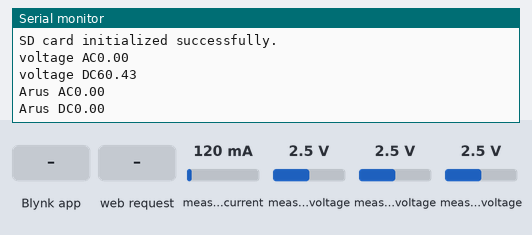
A sketch run on a simulated ESP8266 (NodeMCU). On the bench: the last lines printed to the serial monitor. The inputs (shaded band) are chosen by the test bench; at power-on: measured voltage 2.5 V, measured current 120 mA. WiFi joins after 1.5 s; servers stay silent unless stated; the local clock reads 2024-03-15 10:24:30 at power-on unless the sketch sets it; storage starts empty.

Above: at 3.0 s.
3.1 s: Blynk app writes 1 to V4
At 3.64 s:
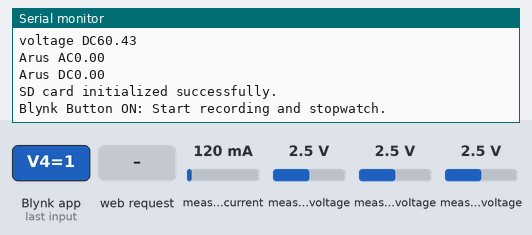
5.2 s: HTTP request GET /download received
At 5.58 s:
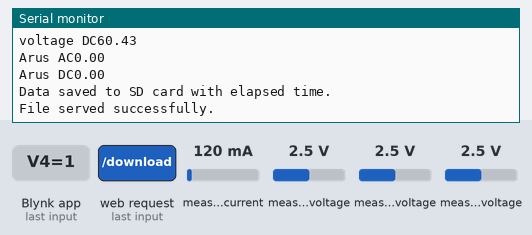
6.8 s: Blynk app writes 0 to V4
At 7.12 s:
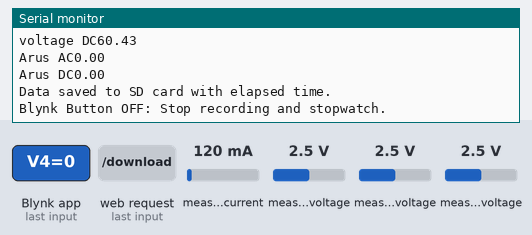
8.3 s: HTTP request GET /delete received
At 8.69 s:
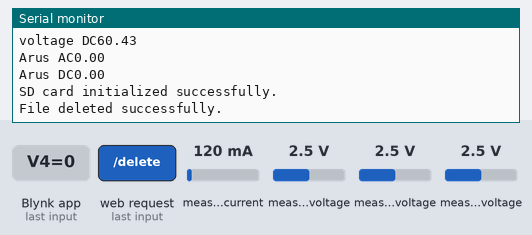
9.9 s: measured voltage (sensor 200) set to 0.1 V
At 10.26 s:
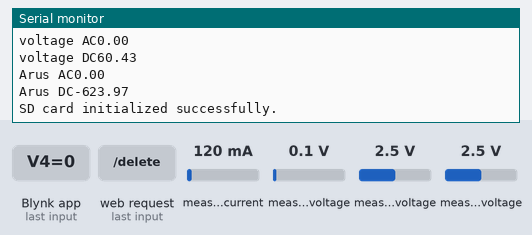

Measured:
- after the input at 3.1 s, the serial monitor: prints a new line after 0.30 s (image 1)
- after the input at 5.2 s, the serial monitor: prints a new line after 0.14 s (image 2)
- after the input at 6.8 s, the serial monitor: prints a new line after 0.08 s (image 3)
- after the input at 8.3 s, the serial monitor: prints a new line after 0.15 s (image 4)
- after the input at 9.9 s, the serial monitor: prints a new line after 0.10 s (image 5)

The sketch:

project-tugas-akhir.ino
```cpp
#include <Adafruit_ADS1X15.h>
#include <SPI.h>
#include <Wire.h>
#include <Adafruit_GFX.h>
#include <Adafruit_SSD1306.h>
#include <EmonLib.h>
#include <SdFat.h>
#include <RTClib.h>
#include <ESP8266WebServer.h>  // Include HTTP server library

// Create an HTTP server on port 80
ESP8266WebServer server(80);

RTC_DS1307 rtc;

// define blynk
#define BLYNK_TEMPLATE_ID "TMPL6vZxZHWhR"
#define BLYNK_TEMPLATE_NAME "TUGAS AKHIR"
#define BLYNK_AUTH_TOKEN "C7OeG8dh2-L9A1vd2VF2yKjJgTPYZV8Y"
/* Comment this out to disable prints and save space */
#define BLYNK_PRINT Serial
/* Fill in information from Blynk Device Info here */
#include <ESP8266WiFi.h>
#include <BlynkSimpleEsp8266.h>
// Your WiFi credentials.
char ssid[] = "@unram.ac.id";
char pass[] = "";

// SD card setup
#define SD_CS 10
SdFat sd;
SdFile dataFile;
bool sdReady = false;
bool virtualButtonState = false;  // To track the state of the Blynk button
// Flag untuk mencatat apakah tombol ON di Blynk sudah ditekan
bool headerWritten = false;  // Flag untuk mengecek apakah header telah ditulis


// Initialize SCT-019 (AC current sensor)
int sct_pin = A0;  // Pin for AC current sensor
double Irms, prevIrms = -1;  // AC current
EnergyMonitor emon1;

// Initialize ADS1115 (DC voltage and current readings)
Adafruit_ADS1115 ads1;
Adafruit_ADS1115 ads2;

//definisi stopwatch

float startTime = 0;  // Waktu mulai stopwatch
float elapsedTime = 0;  // Waktu yang telah berlalu


float voltage = 0;
float vbat = 0;
float R1 = 220000.0, R2 = 10000.0;
float voltageMultiplier = (R1 + R2) / R2;  // Voltage divider factor for DC voltage
int16_t results;
float rShunt = 0.25;  // For 300A 75mV shunt resistor
float arus = 0;
float vShunt = 0;
float multiplier = 0.0078125;

// 3 phase voltage

float VoltageReadOffset = 0.0;
float Voltage = 0.0;
float Volt_ref = 0;
float calibrasi;

int gnd3 = D3;
int gnd4 = D4;

// Timing variables
unsigned long currentMillis = millis();
static unsigned long lastUpdateTime = 0;
static unsigned long lastSaveTime = 0;

// Function to check the SD card status
bool checkSdCard() {
  SdSpiConfig spiConfig(SD_CS, SHARED_SPI, SD_SCK_MHZ(16));

  if (sd.begin(spiConfig)) {
    Serial.println("SD card initialized successfully.");
    return true;  // SD card is ready
  } else {
    Serial.println("Failed to initialize SD card. Retrying...");
    return false;  // SD card is not ready
  }
}

// Virtual button handler
BLYNK_WRITE(V4) {
  virtualButtonState = param.asInt();  // Get the state of the virtual button (ON/OFF)

  if (virtualButtonState == 1) {  // Jika tombol di Blynk di-klik ON
    headerWritten = false;  // Reset flag header saat tombol dihidupkan
    startTime = millis();  // Catat waktu mulai
    Serial.println("Blynk Button ON: Start recording and stopwatch.");
  } else {
    // Hitung waktu yang telah berlalu
    unsigned long elapsedTime = millis() - startTime;

    // Konversi waktu ke detik
    float elapsedSeconds = elapsedTime / 1000.0;

    // Tambahkan satuan ke dalam string
    String timeWithUnit = String(elapsedSeconds, 2) + " detik";

    Serial.println("Blynk Button OFF: Stop recording and stopwatch.");

    // Kirim waktu dengan format numerik ke V7
//    Blynk.virtualWrite(V7, elapsedSeconds);

    // Jika ingin mengirimkan string waktu dengan satuan, gunakan virtual pin berbeda
    Blynk.virtualWrite(V7, timeWithUnit);
  }
}


// Function to serve the file download page with a delete button
void handleFilePage() {
  String page = "<html><body>";
  page += "<h1>File Download and Delete</h1>";
  page += "<p>Click the button below to download the file:</p>";
  page += "<a href=\"/download\" target=\"_blank\"><button>Download File</button></a>";
  page += "<br><br>";
  page += "<p>Click the button below to delete the file:</p>";
  page += "<a href=\"/delete\"><button>Delete File</button></a>";
  page += "</body></html>";

  server.send(200, "text/html", page);
}

// Function to handle file download
void handleFileDownload() {
  if (dataFile.open("dataWahyu.csv", O_READ)) {
    server.sendHeader("Content-Type", "text/csv");
    server.sendHeader("Content-Disposition", "attachment; filename=dataWahyu.csv");

    // Stream file content to the client
    String fileContent = "";
    while (dataFile.available()) {
      char ch = dataFile.read();
      fileContent += ch;
    }
    dataFile.close();

    server.send(200, "text/csv", fileContent);
    Serial.println("File served successfully.");
  } else {
    server.send(500, "text/plain", "Failed to open file for download.");
    Serial.println("Error opening dataWahyu.csv for download.");
  }
}

// Function to handle file deletion
void handleFileDelete() {
  if (sd.remove("dataWahyu.csv")) {
    server.send(200, "text/plain", "File deleted successfully.");
    Serial.println("File deleted successfully.");
  } else {
    server.send(500, "text/plain", "Failed to delete the file.");
    Serial.println("Failed to delete the file.");
  }
}

void setup() {
  Serial.begin(115200);

  Blynk.begin(BLYNK_AUTH_TOKEN, ssid, pass);

  // Initialize HTTP server
  server.on("/", HTTP_GET, handleFilePage);      // Home page with buttons
  server.on("/download", HTTP_GET, handleFileDownload); // File download
  server.on("/delete", HTTP_GET, handleFileDelete);   // File delete
  server.begin();                                // Start the server
  Serial.println("HTTP server started.");

    // Initialize RTC
  if (!rtc.begin()) {
    Serial.println("Couldn't find RTC");
    while (1);
  }

  if (!rtc.isrunning()) {
    Serial.println("RTC is NOT running, let's set the time!");
    // This line sets the RTC to the date & time this sketch was compiled
    rtc.adjust(DateTime(F(__DATE__), F(__TIME__)));
  }

  // Initialize ADS1115
  ads1.begin(0x48);            // Initialize ADS11115
  ads2.begin(0x49);            // Initialize ADS11115
  ads2.setGain(GAIN_SIXTEEN);

  pinMode(gnd3, INPUT);
  pinMode(gnd4, INPUT);

  // Initialize AC current sensor (SCT-019)
  emon1.current(sct_pin, 108.225);  // Calibration for AC current sensor
    // Initial SD card check in setup
  if (checkSdCard()) {
    Serial.println("SD card is ready.");
    sdReady = true;
  } else {
    Serial.println("SD card not detected or failed to initialize.");
    sdReady = false;
  }

  // Update initial SD card status to Blynk
  updateSdCardStatus();

  delay(10);
}

void loop() {
  currentMillis = millis();

  Blynk.run();
  server.handleClient();  // Handle HTTP server tasks

  // Update readings every 100ms
  if (currentMillis - lastUpdateTime >= 100) {
    // Get sensor readings
    float acVoltage = teganganAc();
    float dcVoltage = teganganDc();
    double acCurrent = arusAc();
    float dcCurrent = arusDc();

    Serial.print("voltage AC");
    Serial.println(acVoltage);
    Serial.print("voltage DC");
    Serial.println(dcVoltage);
    Serial.print("Arus AC");
    Serial.println(acCurrent);
    Serial.print("Arus DC");
    Serial.println(dcCurrent);

    // send to blynk
    Blynk.virtualWrite(V5, acVoltage);
    Blynk.virtualWrite(V1, dcVoltage);
    Blynk.virtualWrite(V2, acCurrent);
    Blynk.virtualWrite(V3, dcCurrent);

    // Kirim IP lokal ke Virtual Pin V1
    String localIP = WiFi.localIP().toString();
    Blynk.virtualWrite(V6, localIP);

    // If SD card becomes ready, start recording data
    if (sdReady  && virtualButtonState) {
      if (!headerWritten) {
        writeHeader();
        headerWritten = true;
      }
        saveData(acVoltage, dcVoltage, acCurrent, dcCurrent);  // Call the function to log data to the SD card

     } else {
       sdReady = checkSdCard();  // Check if SD card is ready
       headerWritten = false;
     }

    // Update initial SD card status to Blynk
    updateSdCardStatus();
//    readDataFromSD();

    lastUpdateTime = currentMillis;
  }
}

// Function to update SD card status on Blynk
void updateSdCardStatus() {
  if (sdReady) {
    Blynk.virtualWrite(V0, 1);  // SD card is available
  } else {
    Blynk.virtualWrite(V0, 0);  // SD card is not available
  }
}

void writeHeader() {
  if (dataFile.open("dataWahyu.csv", O_CREAT | O_WRITE | O_APPEND)) {
      dataFile.println("---------------------");
      dataFile.println("Timestamp, AC Voltage (V), DC Voltage (V), AC Current (A), DC Current (A), Waktu Tempuh");
      dataFile.println("---------------------");
      dataFile.close();
      Serial.println("Header written.");
  } else {
      Serial.println("Error opening dataWahyu.csv");
  }
}

void saveData(float acVoltage, float dcVoltage, double acCurrent, float dcCurrent) {
  if (dataFile.open("dataWahyu.csv", O_CREAT | O_WRITE | O_APPEND)) {
    DateTime now = rtc.now();
    String timestamp = String(now.year()) + "-" +
                       String(now.month()) + "-" +
                       String(now.day()) + " " +
                       String(now.hour()) + ":" +
                       String(now.minute()) + ":" +
                       String(now.second());

    // Hitung waktu berjalan dalam detik
    unsigned long currentElapsedTime = (millis() - startTime) / 1000;

    // Format data dengan waktu berjalan
    String simpan = timestamp + " , " + String(acVoltage) + " , " + String(dcVoltage) + " , " +
                    String(acCurrent) + " , " + String(dcCurrent) + " , " +
                    String(currentElapsedTime) + " detik";

    // Simpan ke file
    dataFile.println(simpan);
    dataFile.close();

    Serial.println("Data saved to SD card with elapsed time.");

  } else {
    Serial.println("Failed to open file on SD card.");
  }
}


float teganganAc() {
  pinMode(gnd3, OUTPUT);
  pinMode(gnd4, OUTPUT);
  digitalWrite(gnd3, LOW);
  digitalWrite(gnd4, LOW);

  float maxCalibrated = 0.0;  // Variable to store the highest calibrated value

  for (int i = 0; i < 10; i++) {
    // Read ADC value and convert to voltage
    float adc = ads2.readADC_Differential_0_1();
    float voltage = 1001 * (adc * 0.007812) / 1000;

    // Apply calibration polynomial
    float calibratedValue = (0.0275 * pow(voltage, 2)) - (0.3552 * voltage) - 26.434;

    // Update maxCalibrated if the current calibratedValue is higher
    if (calibratedValue > maxCalibrated) {
      maxCalibrated = calibratedValue;
    }

    delayMicroseconds(10);  // Delay for sampling
  }

  if (maxCalibrated < 0.00) {
    maxCalibrated = 0.00;
  }

  return maxCalibrated;  // Return the highest calibrated value
}


float teganganDc() {
  ads1.setGain(GAIN_ONE);
  // Read DC voltage using ADS11115
  int16_t adc0 = ads1.readADC_SingleEnded(2);
  voltage = adc0 * 0.125 / 1000;  // Convert to volts
  vbat = voltage * voltageMultiplier;
  vbat = vbat + 2.93;
  vbat = max(vbat, 0.0f);  // Ensure non-negative value
  return vbat;  // Return DC voltage
}

double arusAc() {
  double newIrms = emon1.calcIrms(1500);
  newIrms = max(newIrms, 0.0);  // Ensure non-negative values
  newIrms -= 4;

  if (newIrms < 0.00){
    newIrms = 0.00;
  }
  return newIrms;
}

float arusDc() {
  ads1.setGain(GAIN_SIXTEEN);
  results = ads1.readADC_Differential_0_1();
  vShunt = results * multiplier;
  arus = vShunt / rShunt ;
//  if ( arus < 0.00 ) {
//    arus = 0.00;
//  }
  return arus;
}
```
